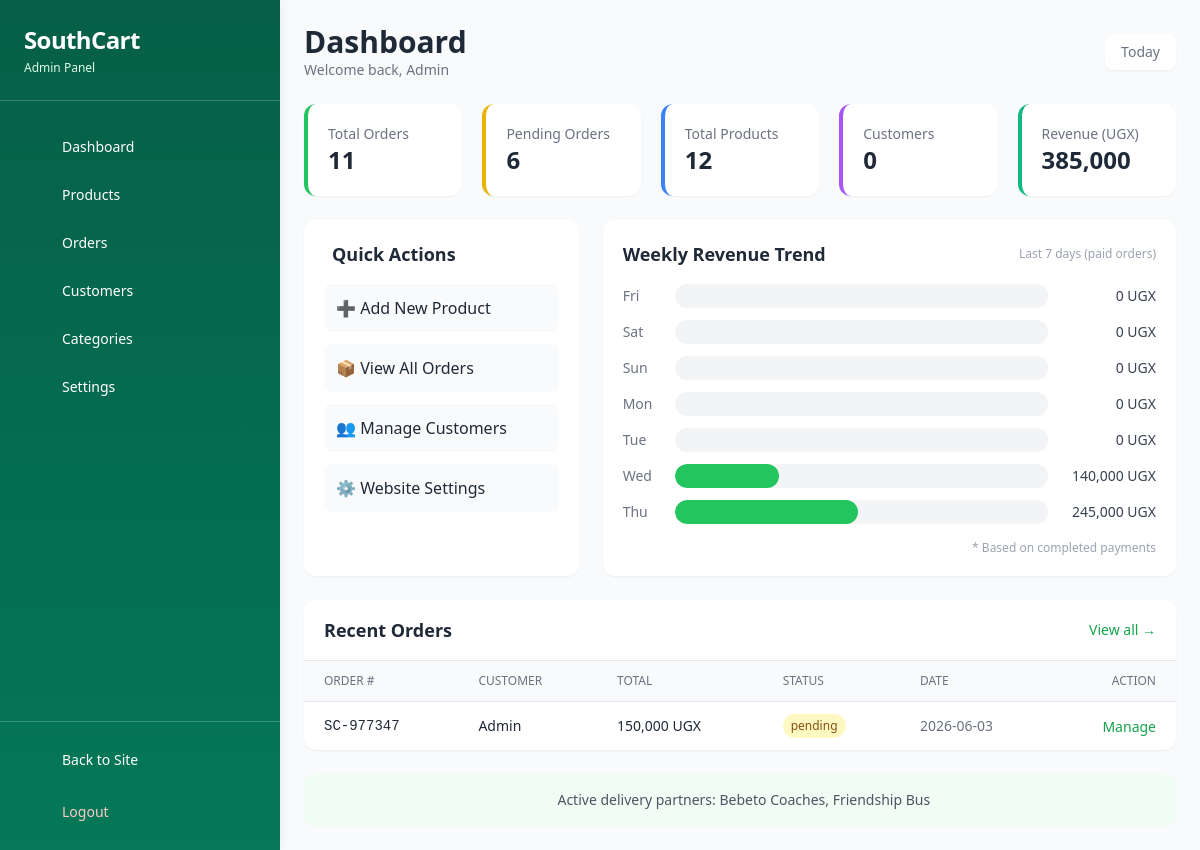
The page /admin (signed in) on the database its author committed.
### tables this page shows
CREATE TABLE orders (
            id INTEGER PRIMARY KEY AUTOINCREMENT,
            order_number TEXT UNIQUE NOT NULL,
            user_id INTEGER NOT NULL,
            total_amount_ugx INTEGER NOT NULL,
            shipping_address TEXT NOT NULL,
            city TEXT NOT NULL,
            phone TEXT NOT NULL,
            payment_method TEXT,
            payment_status TEXT DEFAULT 'pending',
            order_status TEXT DEFAULT 'pending',
            tracking_info TEXT,
            created_at TIMESTAMP DEFAULT CURRENT_TIMESTAMP,
            FOREIGN KEY (user_id) REFERENCES users (id)
        );

CREATE TABLE users (
            id INTEGER PRIMARY KEY AUTOINCREMENT,
            name TEXT NOT NULL,
            phone TEXT UNIQUE,
            password TEXT NOT NULL,
            address TEXT,
            city TEXT,
            is_admin INTEGER DEFAULT 0,
            created_at TIMESTAMP DEFAULT CURRENT_TIMESTAMP
        );

### app.py (the view)
@app.route('/admin')
@admin_required
def admin_dashboard():
    db = get_db()
    total_orders = db.execute('SELECT COUNT(*) as count FROM orders').fetchone()['count']
    total_revenue = db.execute('SELECT SUM(total_amount_ugx) as sum FROM orders WHERE payment_status = "paid"').fetchone()['sum'] or 0
    total_products = db.execute('SELECT COUNT(*) as count FROM products').fetchone()['count']
    total_customers = db.execute('SELECT COUNT(*) as count FROM users WHERE is_admin = 0').fetchone()['count']
    pending_orders = db.execute('SELECT COUNT(*) as count FROM orders WHERE order_status = "pending"').fetchone()['count']
    recent_orders = db.execute('SELECT o.*, u.name as customer_name FROM orders o JOIN users u ON o.user_id = u.id ORDER BY o.created_at DESC LIMIT 5').fetchall()
    weekly_revenue = get_weekly_revenue()
    return render_template('admin/dashboard.html',
                          total_orders=total_orders, total_revenue=total_revenue,
                          total_products=total_products, total_customers=total_customers,
                          pending_orders=pending_orders, recent_orders=recent_orders,
                          weekly_revenue=weekly_revenue, cart_count=get_cart_count())

### app.py (called while the page is built)
def get_db():
    db = getattr(g, '_database', None)
    if db is None:
        db = g._database = sqlite3.connect('database.db')
        db.row_factory = sqlite3.Row
    return db

@app.teardown_appcontext
def close_connection(exception):
    db = getattr(g, '_database', None)
    if db is not None:
        db.close()

def get_weekly_revenue():
    db = get_db()
    today = datetime.now().date()
    result = []
    for i in range(6, -1, -1):
        d = today - timedelta(days=i)
        day_str = d.strftime('%Y-%m-%d')
        day_name = d.strftime('%a')
        row = db.execute('SELECT COALESCE(SUM(total_amount_ugx), 0) as revenue FROM orders WHERE payment_status = "paid" AND date(created_at) = ?', (day_str,)).fetchone()
        revenue = row['revenue'] if row else 0
        result.append({'day': day_name, 'revenue': revenue})
    return result

@app.context_processor
def utility_processor():
    db = get_db()
    rates_json = db.execute("SELECT value FROM settings WHERE key = 'currency_rates'").fetchone()
    rates = json.loads(rates_json['value']) if rates_json else {'UGX':1,'SSP':0.026,'USD':0.00027}
    whatsapp = db.execute("SELECT value FROM settings WHERE key = 'whatsapp_number'").fetchone()
    whatsapp_number = whatsapp['value'] if whatsapp else '+256782713764'
    categories = db.execute('SELECT id, name FROM categories ORDER BY name').fetchall()
    return dict(rates=rates, whatsapp_number=whatsapp_number, categories=categories)

def get_cart_count():
    if 'user_id' in session:
        db = get_db()
        cart = db.execute('SELECT SUM(quantity) as count FROM cart WHERE user_id = ?', (session['user_id'],)).fetchone()
        return cart['count'] or 0
    elif 'cart' in session:
        return sum(session['cart'].values())
    return 0

def admin_required(f):
    @wraps(f)
    def decorated(*args, **kwargs):
        if 'user_id' not in session:
            flash('Please login', 'warning')
            return redirect(url_for('login'))
        db = get_db()
        user = db.execute('SELECT is_admin FROM users WHERE id = ?', (session['user_id'],)).fetchone()
        if not user or user['is_admin'] != 1:
            flash('Admin access required', 'danger')
            return redirect(url_for('index'))
        return f(*args, **kwargs)
    return decorated

### templates/admin/dashboard.html (shortened to what this page needs)
{% extends "admin/base.html" %}
{% block content %}
<div class="space-y-6">
    <div class="flex flex-col md:flex-row justify-between items-start md:items-center gap-4">
        <div>
            <h1 class="text-2xl md:text-3xl font-bold text-gray-800">Dashboard</h1>
            <p class="text-gray-500 text-sm">Welcome back, {{ session.user_name }}</p>
        </div>
        <div class="text-sm text-gray-500 bg-white px-4 py-2 rounded-lg shadow-sm">
            {{ now.strftime('%A, %d %B %Y') if now else 'Today' }}
        </div>
    </div>
    <div class="grid grid-cols-1 sm:grid-cols-2 lg:grid-cols-5 gap-5">
        <div class="bg-white rounded-xl shadow-sm p-5 border-l-4 border-green-500 hover:shadow-md transition">
            <div class="flex items-center justify-between">
                <div><p class="text-gray-500 text-sm">Total Orders</p><p class="text-2xl font-bold text-gray-800">{{ total_orders }}</p></div>
            </div>
        </div>
        <div class="bg-white rounded-xl shadow-sm p-5 border-l-4 border-yellow-500 hover:shadow-md transition">
            <div class="flex items-center justify-between">
                <div><p class="text-gray-500 text-sm">Pending Orders</p><p class="text-2xl font-bold text-gray-800">{{ pending_orders }}</p></div>
            </div>
        </div>
        <div class="bg-white rounded-xl shadow-sm p-5 border-l-4 border-blue-500 hover:shadow-md transition">
            <div class="flex items-center justify-between">
                <div><p class="text-gray-500 text-sm">Total Products</p><p class="text-2xl font-bold text-gray-800">{{ total_products }}</p></div>
            </div>
        </div>
        <div class="bg-white rounded-xl shadow-sm p-5 border-l-4 border-purple-500 hover:shadow-md transition">
            <div class="flex items-center justify-between">
                <div><p class="text-gray-500 text-sm">Customers</p><p class="text-2xl font-bold text-gray-800">{{ total_customers }}</p></div>
            </div>
        </div>
        <div class="bg-white rounded-xl shadow-sm p-5 border-l-4 border-emerald-500 hover:shadow-md transition">
            <div class="flex items-center justify-between">
                <div><p class="text-gray-500 text-sm">Revenue (UGX)</p><p class="text-2xl font-bold text-gray-800">{{ "{:,.0f}".format(total_revenue) }}</p></div>
            </div>
        </div>
    </div>
    <div class="grid grid-cols-1 lg:grid-cols-3 gap-6">
        <div class="bg-white rounded-xl shadow-sm p-5">
            <h2 class="text-lg font-bold text-gray-800 mb-4 flex items-center gap-2"> Quick Actions</h2>
            <div class="space-y-3">
                <a href="/admin/products" class="flex items-center justify-between p-3 bg-gray-50 rounded-lg hover:bg-green-50 transition group">
                    <span class="font-medium">➕ Add New Product</span>
                </a>
                <a href="/admin/orders" class="flex items-center justify-between p-3 bg-gray-50 rounded-lg hover:bg-green-50 transition group">
                    <span class="font-medium">📦 View All Orders</span>
                </a>
                <a href="/admin/customers" class="flex items-center justify-between p-3 bg-gray-50 rounded-lg hover:bg-green-50 transition group">
                    <span class="font-medium">👥 Manage Customers</span>
                </a>
                <a href="/admin/settings" class="flex items-center justify-between p-3 bg-gray-50 rounded-lg hover:bg-green-50 transition group">
                    <span class="font-medium">⚙️ Website Settings</span>
                </a>
            </div>
        </div>
        <div class="lg:col-span-2 bg-white rounded-xl shadow-sm p-5">
            <div class="flex justify-between items-center mb-4">
                <h2 class="text-lg font-bold text-gray-800">Weekly Revenue Trend</h2>
                <span class="text-xs text-gray-400">Last 7 days (paid orders)</span>
            </div>
            <div class="space-y-3">
                {% for item in weekly_revenue %}
                <div class="flex items-center gap-3">
                    <div class="w-10 text-sm text-gray-500">{{ item.day }}</div>
                    <div class="flex-1 bg-gray-100 rounded-full h-6 overflow-hidden">
                        <div class="bg-green-500 h-full rounded-full" style="width: {{ (item.revenue / 500000 * 100) if item.revenue else 0 }}%"></div>
                    </div>
                    <div class="w-24 text-right text-sm font-medium text-gray-700">{{ "{:,.0f}".format(item.revenue) }} UGX</div>
                </div>
                {% endfor %}
            </div>
            <div class="mt-4 text-right text-xs text-gray-400">* Based on completed payments</div>
        </div>
    </div>
    <div class="bg-white rounded-xl shadow-sm overflow-hidden">
        <div class="px-5 py-4 border-b flex justify-between items-center">
            <h2 class="text-lg font-bold text-gray-800">Recent Orders</h2>
            <a href="/admin/orders" class="text-sm text-green-600 hover:underline">View all →</a>
        </div>
        <div class="table-container">
            <table class="min-w-full divide-y divide-gray-200">
                <thead class="bg-gray-50">
                    <tr>
                        <th class="px-5 py-3 text-left text-xs font-medium text-gray-500 uppercase">Order #</th>
                        <th class="px-5 py-3 text-left text-xs font-medium text-gray-500 uppercase">Customer</th>
                        <th class="px-5 py-3 text-left text-xs font-medium text-gray-500 uppercase">Total</th>
                        <th class="px-5 py-3 text-left text-xs font-medium text-gray-500 uppercase">Status</th>
                        <th class="px-5 py-3 text-left text-xs font-medium text-gray-500 uppercase">Date</th>
                        <th class="px-5 py-3 text-right text-xs font-medium text-gray-500 uppercase">Action</th>
                    </tr>
                </thead>
                <tbody class="divide-y divide-gray-100">
                    {% for order in recent_orders %}
                    <tr class="hover:bg-gray-50 transition">
                        <td class="px-5 py-3 text-sm font-mono">{{ order.order_number }}</td>
                        <td class="px-5 py-3 text-sm">{{ order.customer_name or 'N/A' }}</td>
                        <td class="px-5 py-3 text-sm font-medium">{{ "{:,.0f}".format(order.total_amount_ugx) }} UGX</td>
                        <td class="px-5 py-3 text-sm">
                            <span class="inline-flex px-2 py-1 rounded-full text-xs font-medium
                                {% if order.order_status == 'delivered' %}bg-green-100 text-green-800
                                {% elif order.order_status == 'pending' %}bg-yellow-100 text-yellow-800
                                {% else %}bg-blue-100 text-blue-800{% endif %}">
                                {{ order.order_status }}
                            </span>
                        </td>
                        <td class="px-5 py-3 text-sm text-gray-500">{{ order.created_at[:10] }}</td>
                        <td class="px-5 py-3 text-right">
                            <a href="/admin/orders" class="text-green-600 hover:text-green-800 text-sm">Manage</a>
                        </td>
                    </tr>
                    {% else %}
                    <tr>
                        <td colspan="6" class="px-5 py-8 text-center text-gray-400">No orders yet</td>
                    </tr>
                    {% endfor %}
                </tbody>
            </table>
        </div>
    </div>
    <div class="bg-green-50 rounded-xl p-4 text-center text-sm text-gray-600">
         Active delivery partners: Bebeto Coaches, Friendship Bus
    </div>
</div>
{% endblock %}

### templates/admin/base.html (style rules this page uses)
.table-container { overflow-x: auto; -webkit-overflow-scrolling: touch; }

### rows shown on the page
orders: order_number "SC-977347", name "Admin", total_amount_ugx "150,000", order_status "pending", created_at "2026-06-03"

### other values the page prints
{{ session.user_name }} "Admin"
{{ total_orders }} "11"
{{ pending_orders }} "6"
{{ total_products }} "12"
{{ total_customers }} "0"
{{ "{:,.0f}".format(total_revenue) }} "385,000"
{{ item.day }} "Fri" "Sat" "Sun" "Mon" "Tue" "Wed" "Thu"
{{ "{:,.0f}".format(item.revenue) }} "0" "0" "0" "0" "0" "140,000" "245,000"
